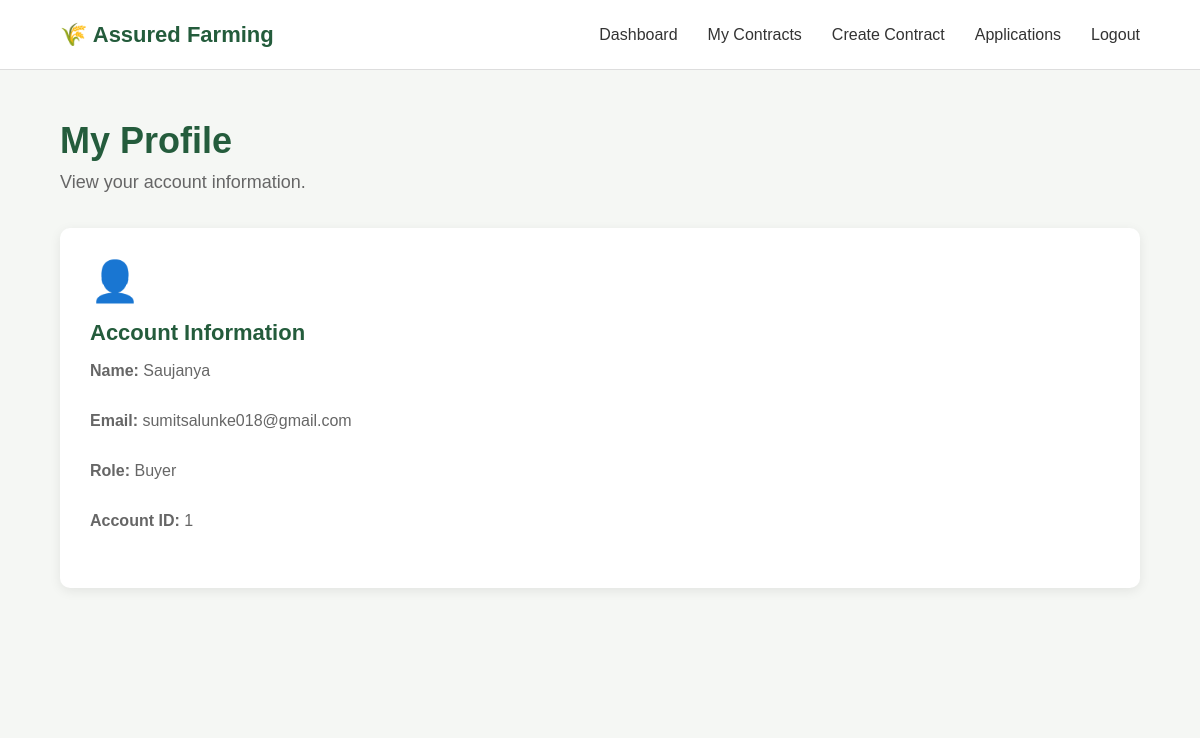
The app's page /profile (signed in) with its own data.
### backend/app.py (models this page shows)
class User(db.Model):
    id = db.Column(db.Integer, primary_key=True)
    name = db.Column(
        db.String(100),
        nullable=False
    )
    email = db.Column(
        db.String(100),
        unique=True,
        nullable=False
    )
    password = db.Column(
        db.String(255),
        nullable=False
    )
    role = db.Column(
        db.String(20),
        nullable=False
    )
    created_at = db.Column(
        db.DateTime,
        server_default=db.func.now()
    )

### backend/app.py (the view)
@app.route("/profile")
def profile():
    if "user_id" not in session:
        return redirect("/login")
    user = User.query.get(session["user_id"])
    if user is None:
        session.clear()
        return redirect("/login")
    return render_template(
        "profile.html",
        user=user
    )

### backend/templates/profile.html (shortened to what this page needs)
<!DOCTYPE html>
<html lang="en">
<head>
    <link rel="stylesheet"
          href="{{ url_for('static', filename='style.css') }}">
</head>
<body>
<nav class="navbar">
    <div class="logo">
        🌾 Assured Farming
    </div>
    <div class="nav-links">
        {% if user.role == "farmer" %}
            <a href="/farmer-dashboard">
                Dashboard
            </a>
            <a href="/contracts">
                Contracts
            </a>
            <a href="/predict">
                Price Prediction
            </a>
        {% elif user.role == "buyer" %}
            <a href="/buyer-dashboard">
                Dashboard
            </a>
            <a href="/my-contracts">
                My Contracts
            </a>
            <a href="/create-contract">
                Create Contract
            </a>
            <a href="/buyer-applications">
                Applications
            </a>
        {% endif %}
        <a href="/logout">
            Logout
        </a>
    </div>
</nav>
<div class="dashboard">
    <div class="welcome">
        <h1>
            My Profile
        </h1>
        <p>
            View your account information.
        </p>
    </div>
    <div class="dashboard-card">
        <div class="dashboard-icon">
            👤
        </div>
        <h3>
            Account Information
        </h3>
        <p>
            <strong>Name:</strong>
            {{ user.name }}
        </p>
        <p>
            <strong>Email:</strong>
            {{ user.email }}
        </p>
        <p>
            <strong>Role:</strong>
            {{ user.role|capitalize }}
        </p>
        <p>
            <strong>Account ID:</strong>
            {{ user.id }}
        </p>
    </div>
</div>
</body>
</html>

### backend/static/style.css (style rules this page uses)
* { margin: 0; padding: 0; box-sizing: border-box; }
body { font-family: Arial, sans-serif; background: #f5f7f4; color: #222; }
.navbar { height: 70px; display: flex; justify-content: space-between; align-items: center; padding: 0 60px; background: #ffffff; border-bottom: 1px solid #ddd; }
.logo { font-size: 22px; font-weight: bold; color: #245c3c; }
.nav-links { display: flex; gap: 30px; }
.nav-links a { text-decoration: none; color: #333; font-weight: 500; }
.dashboard { min-height: 80vh; padding: 50px 60px; background: #f5f7f4; }
.welcome { max-width: 1100px; margin: 0 auto 35px; }
.welcome h1 { color: #245c3c; font-size: 36px; margin-bottom: 10px; }
.welcome p { color: #666; font-size: 18px; }
.dashboard-card { background: white; padding: 30px; border-radius: 10px; box-shadow: 0 3px 12px rgba(0, 0, 0, 0.08); }
.dashboard-icon { font-size: 40px; margin-bottom: 15px; }
.dashboard-card h3 { color: #245c3c; font-size: 22px; margin-bottom: 12px; }
.dashboard-card p { color: #666; line-height: 1.6; min-height: 50px; }

### records on screen
User: name "Saujanya", email "sumitsalunke018@gmail.com", role "Buyer", id "1"
